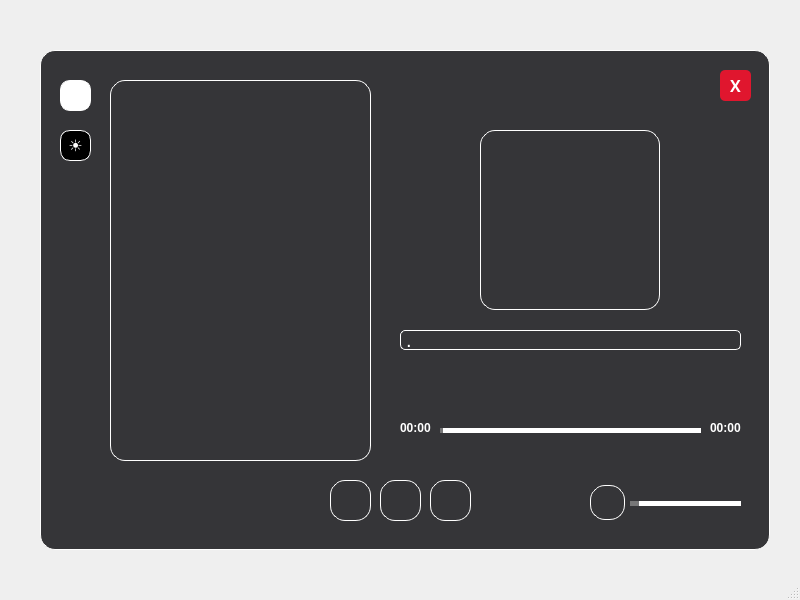
<?xml version="1.0" encoding="UTF-8"?>
<ui version="4.0">
 <class>MainWindow</class>
 <widget class="QMainWindow" name="MainWindow">
  <property name="geometry">
   <rect>
    <x>0</x>
    <y>0</y>
    <width>800</width>
    <height>600</height>
   </rect>
  </property>
  <property name="windowTitle">
   <string>MainWindow</string>
  </property>
  <widget class="QWidget" name="centralwidget">
   <widget class="QWidget" name="widget" native="true">
    <property name="geometry">
     <rect>
      <x>40</x>
      <y>50</y>
      <width>730</width>
      <height>500</height>
     </rect>
    </property>
    <property name="font">
     <font>
      <pointsize>15</pointsize>
     </font>
    </property>
    <property name="styleSheet">
     <string notr="true">QWidget{
background-color: #353538;
border: none;
border-radius: 15px;
border: 1px solid white;
}</string>
    </property>
    <widget class="QPushButton" name="btn_close">
     <property name="geometry">
      <rect>
       <x>680</x>
       <y>20</y>
       <width>31</width>
       <height>31</height>
      </rect>
     </property>
     <property name="font">
      <font>
       <family>Arial Black</family>
       <pointsize>12</pointsize>
       <bold>true</bold>
       <hintingpreference>PreferDefaultHinting</hintingpreference>
      </font>
     </property>
     <property name="cursor">
      <cursorShape>PointingHandCursor</cursorShape>
     </property>
     <property name="styleSheet">
      <string notr="true">QPushButton{
border-radius: 5px;
background-color:#e0162e;
color:white;
border:none;
}

QPushButton:hover{
background-color:#f24b4b;

}


</string>
     </property>
     <property name="text">
      <string>X</string>
     </property>
    </widget>
    <widget class="QPushButton" name="btn_preview">
     <property name="geometry">
      <rect>
       <x>290</x>
       <y>430</y>
       <width>41</width>
       <height>41</height>
      </rect>
     </property>
     <property name="cursor">
      <cursorShape>PointingHandCursor</cursorShape>
     </property>
     <property name="styleSheet">
      <string notr="true">  QPushButton:hover{
           background:white;
            }</string>
     </property>
     <property name="text">
      <string/>
     </property>
     <property name="iconSize">
      <size>
       <width>24</width>
       <height>24</height>
      </size>
     </property>
    </widget>
    <widget class="QPushButton" name="btn_play_pause">
     <property name="geometry">
      <rect>
       <x>340</x>
       <y>430</y>
       <width>41</width>
       <height>41</height>
      </rect>
     </property>
     <property name="font">
      <font>
       <pointsize>30</pointsize>
      </font>
     </property>
     <property name="cursor">
      <cursorShape>PointingHandCursor</cursorShape>
     </property>
     <property name="styleSheet">
      <string notr="true">  QPushButton:hover{
           background:white;
            }</string>
     </property>
     <property name="text">
      <string/>
     </property>
     <property name="iconSize">
      <size>
       <width>24</width>
       <height>24</height>
      </size>
     </property>
    </widget>
    <widget class="QPushButton" name="btn_next">
     <property name="geometry">
      <rect>
       <x>390</x>
       <y>430</y>
       <width>41</width>
       <height>41</height>
      </rect>
     </property>
     <property name="cursor">
      <cursorShape>PointingHandCursor</cursorShape>
     </property>
     <property name="styleSheet">
      <string notr="true">  QPushButton:hover{
           background:white;
            }</string>
     </property>
     <property name="text">
      <string/>
     </property>
     <property name="iconSize">
      <size>
       <width>24</width>
       <height>24</height>
      </size>
     </property>
    </widget>
    <widget class="QGroupBox" name="groupBox">
     <property name="geometry">
      <rect>
       <x>70</x>
       <y>30</y>
       <width>261</width>
       <height>381</height>
      </rect>
     </property>
     <property name="styleSheet">
      <string notr="true"/>
     </property>
     <property name="title">
      <string/>
     </property>
    </widget>
    <widget class="QLabel" name="img_lbl">
     <property name="geometry">
      <rect>
       <x>440</x>
       <y>80</y>
       <width>180</width>
       <height>180</height>
      </rect>
     </property>
     <property name="text">
      <string/>
     </property>
    </widget>
    <widget class="QLabel" name="time_curr">
     <property name="geometry">
      <rect>
       <x>360</x>
       <y>370</y>
       <width>31</width>
       <height>16</height>
      </rect>
     </property>
     <property name="font">
      <font>
       <pointsize>9</pointsize>
       <bold>true</bold>
      </font>
     </property>
     <property name="styleSheet">
      <string notr="true">QLabel{
border:none;
color:white;
}</string>
     </property>
     <property name="text">
      <string>00:00</string>
     </property>
    </widget>
    <widget class="QLabel" name="time_full">
     <property name="geometry">
      <rect>
       <x>670</x>
       <y>370</y>
       <width>31</width>
       <height>16</height>
      </rect>
     </property>
     <property name="font">
      <font>
       <pointsize>9</pointsize>
       <bold>true</bold>
      </font>
     </property>
     <property name="styleSheet">
      <string notr="true">QLabel{
border:none;
color:white;
}</string>
     </property>
     <property name="text">
      <string>00:00</string>
     </property>
    </widget>
    <widget class="QLabel" name="lbl_nameSound">
     <property name="geometry">
      <rect>
       <x>360</x>
       <y>280</y>
       <width>341</width>
       <height>20</height>
      </rect>
     </property>
     <property name="styleSheet">
      <string notr="true">QLabel{
    border:none;
	border:1px solid white;
	border-radius:5px;
	color:white;
}</string>
     </property>
     <property name="text">
      <string>.</string>
     </property>
    </widget>
    <widget class="QSlider" name="sliderMusic">
     <property name="geometry">
      <rect>
       <x>400</x>
       <y>370</y>
       <width>261</width>
       <height>21</height>
      </rect>
     </property>
     <property name="cursor">
      <cursorShape>PointingHandCursor</cursorShape>
     </property>
     <property name="styleSheet">
      <string notr="true">QSlider{
border:none;
}
QSlider::groove:horizontal{
height: 5px;
background: white;
border-radius:20px;
}
QSlider::handle:horizontal{
background:#777778;
width:3px;
height: 3px;
border-radius:15px;
}</string>
     </property>
     <property name="orientation">
      <enum>Qt::Orientation::Horizontal</enum>
     </property>
    </widget>
    <widget class="QPushButton" name="btn_volume">
     <property name="geometry">
      <rect>
       <x>550</x>
       <y>435</y>
       <width>35</width>
       <height>35</height>
      </rect>
     </property>
     <property name="cursor">
      <cursorShape>PointingHandCursor</cursorShape>
     </property>
     <property name="styleSheet">
      <string notr="true">QPushButton:hover{
color: #b8b8ba;
border-color:#b8b8ba;
}</string>
     </property>
     <property name="text">
      <string/>
     </property>
     <property name="iconSize">
      <size>
       <width>24</width>
       <height>24</height>
      </size>
     </property>
    </widget>
    <widget class="QSlider" name="sliderVolume">
     <property name="geometry">
      <rect>
       <x>590</x>
       <y>445</y>
       <width>111</width>
       <height>16</height>
      </rect>
     </property>
     <property name="cursor">
      <cursorShape>PointingHandCursor</cursorShape>
     </property>
     <property name="styleSheet">
      <string notr="true">QSlider{
border:none;
}
QSlider::groove:horizontal{
height: 5px;
background: white;
border-radius:15px;
}
QSlider::handle:horizontal{
background:#777778;
width:9px;
height: 5px;
border-radius:15px;
}</string>
     </property>
     <property name="orientation">
      <enum>Qt::Orientation::Horizontal</enum>
     </property>
    </widget>
    <widget class="QPushButton" name="btn_thame">
     <property name="geometry">
      <rect>
       <x>20</x>
       <y>80</y>
       <width>31</width>
       <height>31</height>
      </rect>
     </property>
     <property name="font">
      <font>
       <pointsize>12</pointsize>
      </font>
     </property>
     <property name="cursor">
      <cursorShape>PointingHandCursor</cursorShape>
     </property>
     <property name="styleSheet">
      <string notr="true">QPushButton{
border:none;
border: 1px solid white;
border-radius:10px;
color:white;
background:black;
}

QPushButton:hover{
background-color: #353538;
}</string>
     </property>
     <property name="text">
      <string>☀</string>
     </property>
     <property name="checkable">
      <bool>true</bool>
     </property>
     <property name="checked">
      <bool>false</bool>
     </property>
    </widget>
    <widget class="QPushButton" name="butt_InfoUser">
     <property name="geometry">
      <rect>
       <x>20</x>
       <y>30</y>
       <width>31</width>
       <height>31</height>
      </rect>
     </property>
     <property name="cursor">
      <cursorShape>PointingHandCursor</cursorShape>
     </property>
     <property name="styleSheet">
      <string notr="true">QPushButton{
border:none;
border: 1px solid white;
border-radius:10px;
background:white;
}

QPushButton:hover{
background-color: #c2c4c0;
}</string>
     </property>
     <property name="text">
      <string/>
     </property>
     <property name="icon">
      <iconset>
       <normaloff>build/Desktop_Qt_6_7_2_MinGW_64_bit-Debug/image/iconUser.png</normaloff>build/Desktop_Qt_6_7_2_MinGW_64_bit-Debug/image/iconUser.png</iconset>
     </property>
     <property name="iconSize">
      <size>
       <width>20</width>
       <height>20</height>
      </size>
     </property>
     <property name="checkable">
      <bool>false</bool>
     </property>
    </widget>
   </widget>
  </widget>
  <widget class="QMenuBar" name="menubar">
   <property name="geometry">
    <rect>
     <x>0</x>
     <y>0</y>
     <width>800</width>
     <height>21</height>
    </rect>
   </property>
  </widget>
  <widget class="QStatusBar" name="statusbar"/>
 </widget>
 <resources/>
 <connections/>
</ui>
